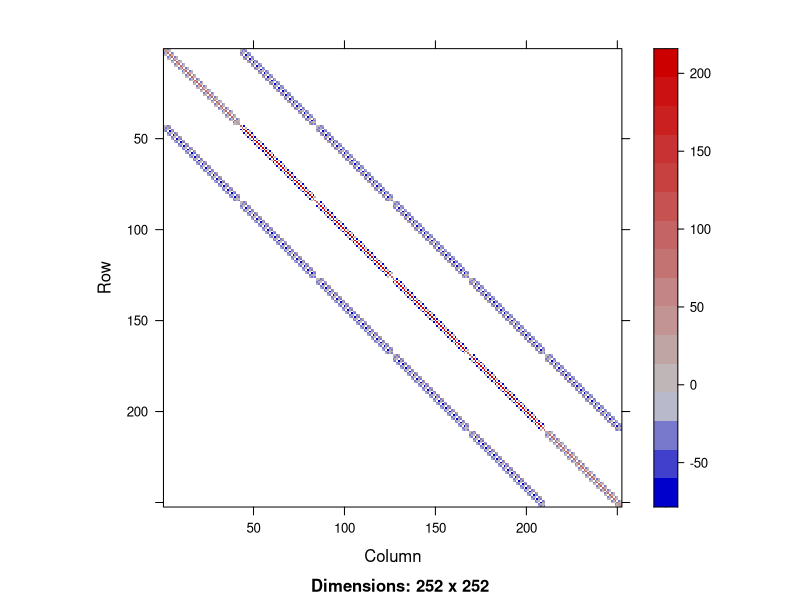
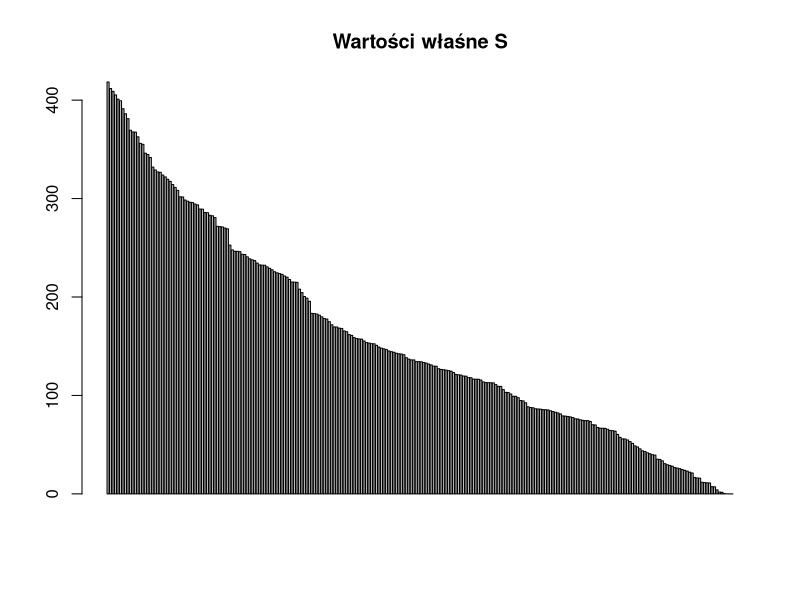
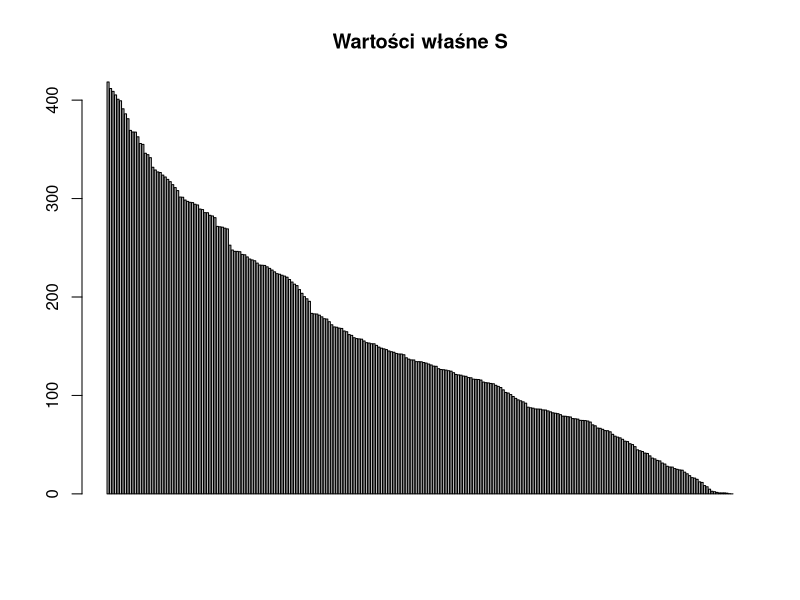
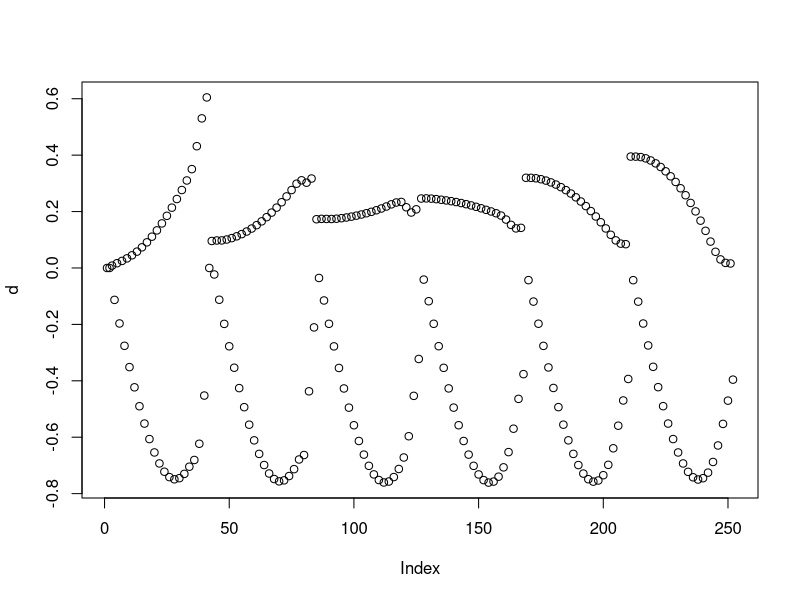
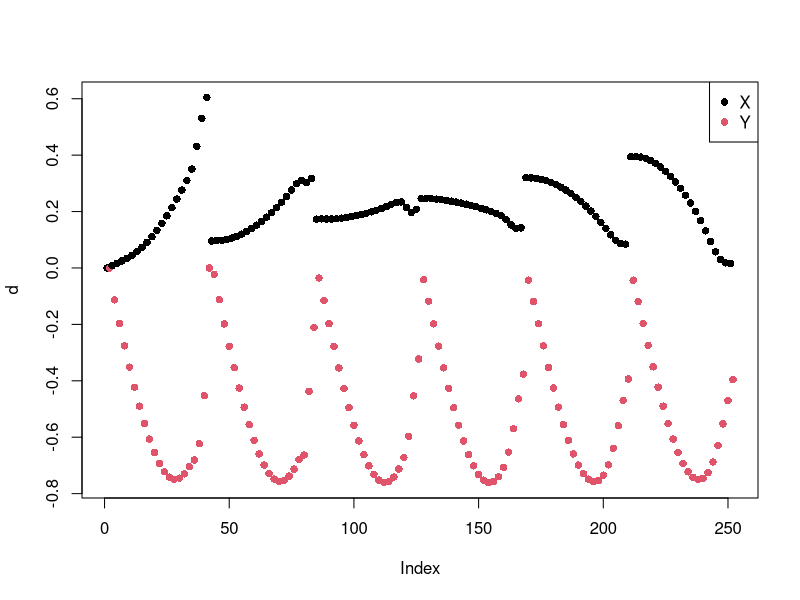
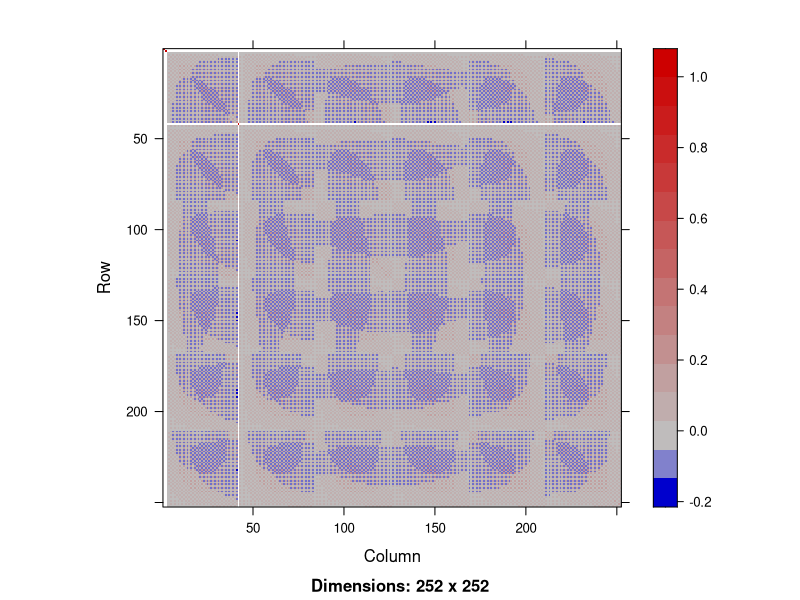
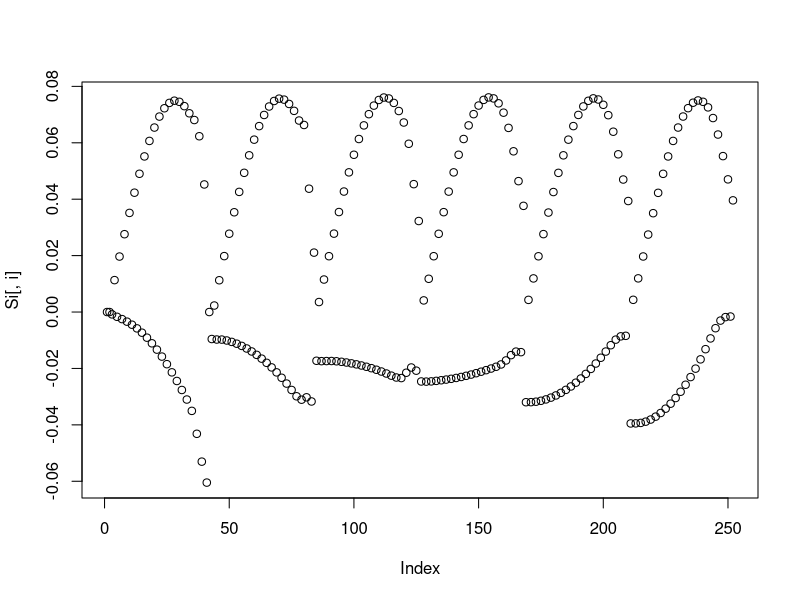
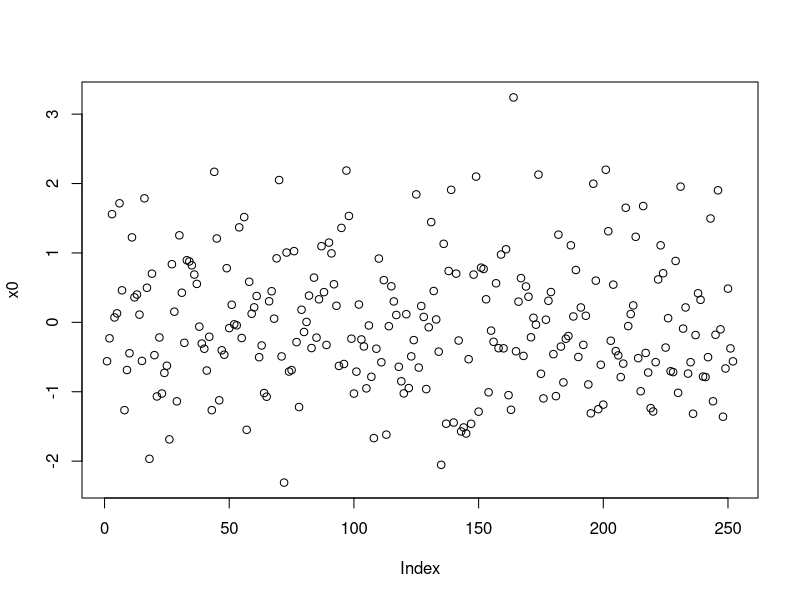

Recreate these plots in R, in order.
## ---- chunk 1
# Przydatne pakiety
library(Matrix)
library(knitr)
set.seed(123)
## ---- chunk 2
S = as.matrix(read.table("data/metnum/S.txt"))
S = Matrix(S,sparse=TRUE)
## ---- chunk 3
image(S)
## ---- chunk 4
lam = eigen(S)$val
barplot(lam,main="Wartości właśne S")
## ---- chunk 5
print.few = function(lam,name="\\lambda") {
  lam = data.frame(as.list(lam))
  names(lam) = paste0("$",name,"_{",1:length(lam),"}$")
  lam = lam[,c(1:3,ncol(lam)-4:0)]
  lam[,3] = "$\\cdots$"
  names(lam)[3] = "$\\cdots$"
  kable(lam)
}
## ---- chunk 6
print.few(lam)
## ---- chunk 7
fix = c(1,2,42)   # Wybrane wiersze
I = diag(nrow(S)) # Macierz jednostkowa o odpowiednim rozmiarze
S[fix,]=I[fix,]   # Zastępujemy wiersze
S[,fix]=I[,fix]   # Zastępujemy kolumny (by macierz pozostała symetryczna)
lam = eigen(S)$val
barplot(lam,main="Wartości właśne S")
## ---- chunk 8
print.few(lam)
## ---- chunk 9
i=80
## ---- chunk 10
i=80
F = rep(0,nrow(S))
F[i] = -10
## ---- chunk 11
d = solve(S,F) # funkcja solve rozwiązuje S d = F
plot(d)
## ---- chunk 12
plot(d,col=1:2,pch=16)
legend("topright",c("X","Y"),col=1:2,pch=16)
## ---- chunk 13
Si = solve(S) # funkcja solve zwraca też macierz odwrotną
image(Si)
## ---- chunk 14
plot(Si[,i])
## ---- chunk 15
x0 = rnorm(ncol(S))
plot(x0)
## ---- chunk 16
x = x0
r = F - S %*% x
plot(r)
## ---- chunk 17
P = S
P[row(P) != col(P)] = 0
## ---- chunk 18
lam = eigen(solve(P,S))$val
barplot(lam,main="Wartości właśne P^-1 S")
## ---- chunk 19
plot.lam=function(lam) {
  plot(lam+0i,asp=1,xlim=c(-1,3),xlab=expression(Re(lambda)),ylab=expression(Re(lambda)))
  a=seq(0,2*pi,len=200)
  for (d in seq(0,1,0.2)) lines(d*sin(a)+1,d*cos(a),lty=2)
}
## ---- chunk 20
plot.lam(lam)
## ---- chunk 21
P = S
P[row(P) > col(P)] = 0
## ---- chunk 22
lam = eigen(solve(P,S))$val
plot.lam(lam)
## ---- chunk 23
resid = NULL
residual=function(it,res,name="Unknown") {
  res = sqrt(sum(res*res))
  resid <<- rbind(resid,data.frame(iteration=it,residual=res,name=name))
  res < 1e-6 || res > 1e9
}
draw.residuals = function(name) {
  if (!missing(name)) resid = resid[resid$name %in% name,,drop=FALSE]
  resid$name = factor(resid$name,levels=unique(resid$name))
  plot(resid$iteration, resid$residual, log="y", type="n", yaxt="n", xlab="Iteracja", ylab="Residual")
  by(resid,resid$name, function(resid) {
    lines(resid$iteration, resid$residual,col=resid$name)
  })
  legend("topright",levels(resid$name),lty=1,col=1:nlevels(resid$name))
  a = log10(axTicks(2))
  l = do.call(c,lapply(a,function(a) substitute(expression(10^a),list(a=a))))
  axis(2,10^a,labels = l,las=1)
}
delete.residuals = function(name) resid <<- resid[! resid$name %in% name,]

itmax = 2000

x0[] = 0
## ---- chunk 24
P = S
P[row(P) != col(P)] = 0
## ---- chunk 25
x = x0
for (i in 1:itmax) {
  r = F - S %*% x
  p = solve(P,r)
  x = x + p
  if (residual(i,r,"Jacobi")) break
}
draw.residuals()
## ---- chunk 26
plot.lam=function(lam) {
  plot(lam+0i,asp=1,xlim=c(-2,2),xlab=expression(Re(lambda)),ylab=expression(Re(lambda)),col=ifelse(Mod(lam)<1,1,2))
  a=seq(0,2*pi,len=200)
  lines(sin(a),cos(a),lty=2)
}
I=diag(ncol(P))
## ---- chunk 27
lam = eigen(I - solve(P,S))$val
plot.lam(lam)
## ---- chunk 28
alpha = 0.7
lam = eigen(I - alpha*solve(P,S))$val
plot.lam(lam)
## ---- chunk 29
delete.residuals("Jacobi")
alpha = 0.7
x = x0
for (i in 1:itmax) {
  r = F - S %*% x
  p = solve(P,r)
  x = x + alpha*p
  if (residual(i,r,"Jacobi alpha=0.7")) break
}
draw.residuals()
## ---- chunk 30
P = S
P[row(P) < col(P)] = 0
## ---- chunk 31
alpha = 1.5
lam = eigen(I - alpha*solve(P,S))$val
plot.lam(lam)
## ---- chunk 32
alpha = 1.5
x = x0
for (i in 1:itmax) {
  r = F - S %*% x
  p = solve(P,r)
  x = x + alpha*p
  if (residual(i,r,"Gauss-Seidl alpha=1.5")) break
}
draw.residuals()
## ---- chunk 33
P = S
P[row(P) != col(P)] = 0
## ---- chunk 34
x = x0
alphas = NULL
for (i in 1:itmax) {
  r = F - S %*% x
  p = solve(P,r)
  Ap = S %*% p
  alpha = sum(r * Ap)/sum(Ap * Ap)
  x = x + alpha*p
  alphas = c(alphas,alpha)
  if (residual(i,r,"Basic MINRES")) break
}
draw.residuals()
## ---- chunk 35
plot(alphas,log="y",ylab=expression(alpha),xlab="Iteracja")
abline(h=0.7,lty=2)
## ---- chunk 36
draw.lake = function(b) {
  a = seq(0,2*pi,len=100)
  r = (2+cos(a*2+0.4))
  p = cbind(cos(a)*r,sin(a)*r)
  plot(p,asp=1,type="l",xlab="Longnitute",ylab="Latitude")
  points(b[1],b[2],pch=16,cex=2)
}
draw.boat = function(x,p,i=0) {
  points(x[1],x[2],pch=15)
  if (!is.na(i)) text(x[1],x[2],paste0("x",i),adj=c(1.1,1.1))
  arrows(x[1],x[2],x[1]+p[1],x[2]+p[2],angle=10,length=0.15,col=8)
  if (!is.na(i)) text(x[1]+p[1]*0.6,x[2]+p[2]*0.6,paste0("p",i),adj=c(1.1,1.1))
}
## ---- chunk 37
b = c(2.9,0)
draw.lake(b)
## ---- chunk 38
A = diag(2)
P = matrix(c(1,0.8,0.9,1),2,2)*4
## ---- chunk 39
x = c(-0.5,0.5)
r = b - A %*% x
p = solve(P,r)
draw.lake(b)
draw.boat(x,p)
## ---- chunk 40
  Ap = A %*% p
  alpha = sum(r * Ap)/sum(Ap * Ap)
## ---- chunk 41
draw.lake(b)
draw.boat(x,p)
x = x + alpha * p
r = b - A %*% x
p = solve(P,r)
draw.boat(x,p,1)
## ---- chunk 42
draw.lake(b)
x = c(-0.5,0.5)
for (i in 1:12) { 
  r = b - A %*% x
  p = solve(P,r)
  draw.boat(x,p,NA)
  Ap = A %*% p
  alpha = sum(r * Ap)/sum(Ap * Ap)
  x = x + alpha*p
}
## ---- chunk 43
P = S
P[row(P) != col(P)] = 0
## ---- chunk 44
x = x0
for (i in 1:itmax) {
  r = F - S %*% x
  p = solve(P,r)
  if (i != 1) {
    Ap = S %*% p
    Aq = S %*% q
    beta = sum(Ap * Aq)/sum(Aq * Aq)
    p = p - beta * q
  }
  Ap = S %*% p
  alpha = sum(r * Ap)/sum(Ap * Ap)
  x = x + alpha*p
  if (residual(i,r,"MINRES + beta")) break
  q = p
}
draw.residuals()
## ---- chunk 45
x = x0
q = NULL
for (i in 1:itmax) {
  r = F - S %*% x
  p = solve(P,r)
  if (i != 1) {
    Ap = S %*% p
    Aq = S %*% q
    beta = solve(t(Aq) %*% Aq, t(Aq) %*% Ap)
    p = p - q %*% beta
  }
  Ap = S %*% p
  alpha = sum(r * Ap)/sum(Ap * Ap)
  x = x + alpha*p
  if (residual(i,r,"MINRES + beta (full)")) break
  q = cbind(p,q)
}
draw.residuals()
## ---- chunk 46
x = x0
q = NULL
for (i in 1:itmax) {
  r = F - S %*% x
  p = solve(P,r)
  if (i != 1) {
    Aq = S %*% q
    beta = solve(t(Aq) %*% q, t(Aq) %*% p)
    p = p - q %*% beta
  }
  Ap = S %*% p
  alpha = sum(r * p)/sum(p * Ap)
  x = x + alpha*p
  if (residual(i,r,"Symmetric, positive MINRES (full)")) break
  q = cbind(p,q)
}
draw.residuals()
## ---- chunk 47
draw.residuals("Symmetric, positive MINRES (full)")
## ---- chunk 48
print.few(beta,"\\beta")
## ---- chunk 49
x = x0
for (i in 1:itmax) {
  r = F - S %*% x
  p = solve(P,r)
  if (i != 1) {
    Aq = S %*% q
    beta = sum(Aq * p)/sum(Aq * q)
    p = p - q %*% beta
  }
  Ap = S %*% p
  alpha = sum(r * p)/sum(p * Ap)
  x = x + alpha*p
  if (residual(i,r,"Conjugate Gradient")) break
  q = p
}
draw.residuals()
## ---- chunk 50
x = x0
r = F - S %*% x
q = r
for (i in 1:itmax) {
  if (residual(i,r,"Conjugate Gradient (no precond)")) break
  Aq = S %*% q
  alpha = sum(r * q)/sum(q * Aq)
  x = x + alpha*q
  r = r - alpha*Aq
  beta = sum(r * Aq)/sum(q * Aq)
  q = r - beta * q
}
draw.residuals()
## ---- chunk 51
resid$name = factor(resid$name, levels=unique(resid$name))
## ---- chunk 52
it = tapply(resid$iteration,resid$name,max)
it[it==itmax] = paste(">",itmax)
kable(data.frame(Iteracji=it))
